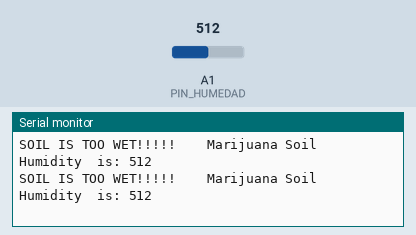
Simulated run of this sketch. Board: Arduino Uno, built with avr-gcc and run on an emulated ATmega328P. Parts: the last lines printed to the serial monitor. Inputs (shaded band) come from the test bench; at power-on: A1 (PIN_HUMEDAD) = 512.

Above: at 1.3 s.
1.4 s: A1 (PIN_HUMEDAD) set to 891
At 1.9 s:
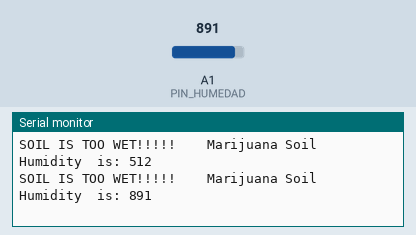
2.9 s: A1 (PIN_HUMEDAD) set to 910
At 3.4 s:
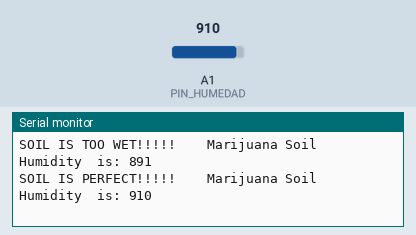
5.0 s: A1 (PIN_HUMEDAD) set to 981
At 5.4 s:
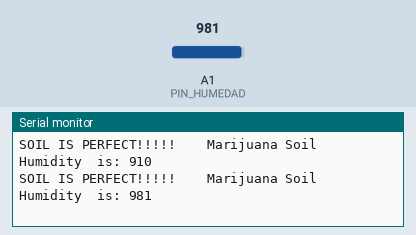
6.5 s: A1 (PIN_HUMEDAD) set to 1008
At 6.9 s:
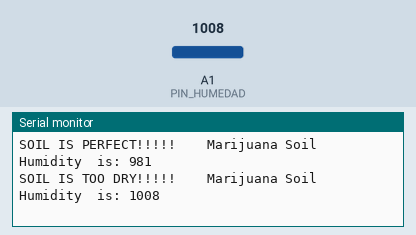

The sketch:

prueba_humedad_tp_integrador.ino
```cpp
//katz-Katon-Perez-Perez

#define PIN_HUMEDAD 15
//V1.0 Soil_Humidity_Tester  Enjoy!
void setup() {
  Serial.begin(9600);
}

void loop() {
  int sensorValue = analogRead(PIN_HUMEDAD);

  //  Prints the condition of soil.  Dry, Wet or Perfect
  if (sensorValue >= 1000)  (Serial.print("SOIL IS TOO DRY!!!!!    "));
  else if ((sensorValue <= 999)  && (sensorValue >=901)) (Serial.print("SOIL IS PERFECT!!!!!    "));
  else  if (sensorValue <= 900) (Serial.print("SOIL IS TOO WET!!!!!    "));
  else;

  // print out the value you read:
  Serial.print("Marijuana Soil Humidity  is: ");
  Serial.println(sensorValue);
  delay(500);        // delay in between  reads for stability


}
```

Measured:
- the behaviour switches between 900 and 901 on A1 (PIN_HUMEDAD) (found by bisection; images 1 and 2)
- the behaviour switches between 999 and 1000 on A1 (PIN_HUMEDAD) (found by bisection; images 3 and 4)
- after the input at 1.4 s, the serial monitor: prints a new line after 0.10 s (image 1)
- after the input at 2.9 s, the serial monitor: prints a new line after 0.10 s (image 2)
- after the input at 5.0 s, the serial monitor: prints a new line at once (image 3)
- after the input at 6.5 s, the serial monitor: prints a new line at once (image 4)
